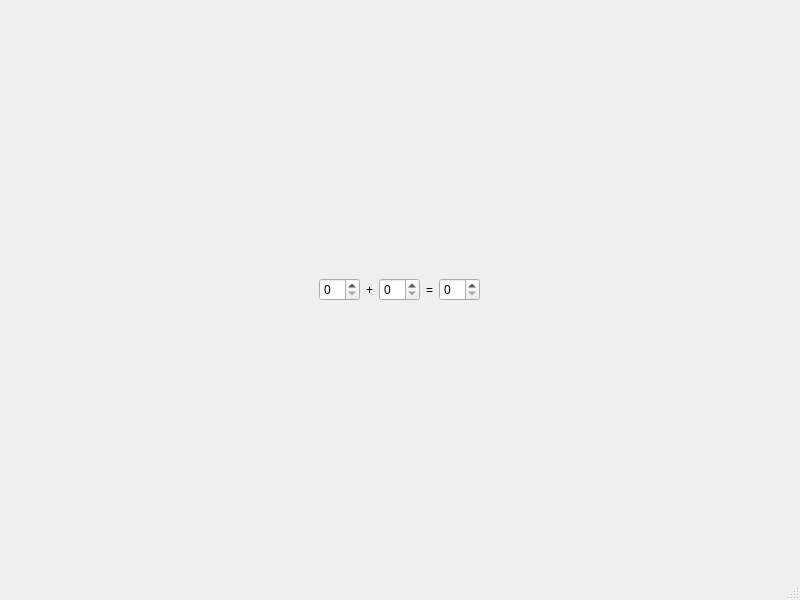
<?xml version="1.0" encoding="UTF-8"?>
<ui version="4.0">
 <class>MainWindow</class>
 <widget class="QMainWindow" name="MainWindow">
  <property name="geometry">
   <rect>
    <x>0</x>
    <y>0</y>
    <width>800</width>
    <height>600</height>
   </rect>
  </property>
  <property name="windowTitle">
   <string>MainWindow</string>
  </property>
  <widget class="QWidget" name="centralwidget">
   <layout class="QGridLayout" name="gridLayout">
    <item row="1" column="0">
     <spacer name="horizontalSpacer">
      <property name="orientation">
       <enum>Qt::Horizontal</enum>
      </property>
      <property name="sizeHint" stdset="0">
       <size>
        <width>311</width>
        <height>20</height>
       </size>
      </property>
     </spacer>
    </item>
    <item row="1" column="3">
     <spacer name="horizontalSpacer_2">
      <property name="orientation">
       <enum>Qt::Horizontal</enum>
      </property>
      <property name="sizeHint" stdset="0">
       <size>
        <width>311</width>
        <height>20</height>
       </size>
      </property>
     </spacer>
    </item>
    <item row="2" column="2">
     <spacer name="verticalSpacer">
      <property name="orientation">
       <enum>Qt::Vertical</enum>
      </property>
      <property name="sizeHint" stdset="0">
       <size>
        <width>20</width>
        <height>241</height>
       </size>
      </property>
     </spacer>
    </item>
    <item row="1" column="2">
     <layout class="QHBoxLayout" name="horizontalLayout">
      <item>
       <widget class="QSpinBox" name="firstNum"/>
      </item>
      <item>
       <widget class="QLabel" name="label">
        <property name="text">
         <string>+</string>
        </property>
       </widget>
      </item>
      <item>
       <widget class="QSpinBox" name="secondNum"/>
      </item>
      <item>
       <widget class="QLabel" name="label_2">
        <property name="text">
         <string>=</string>
        </property>
       </widget>
      </item>
      <item>
       <widget class="QSpinBox" name="rezult"/>
      </item>
     </layout>
    </item>
    <item row="0" column="2">
     <spacer name="verticalSpacer_2">
      <property name="orientation">
       <enum>Qt::Vertical</enum>
      </property>
      <property name="sizeHint" stdset="0">
       <size>
        <width>20</width>
        <height>242</height>
       </size>
      </property>
     </spacer>
    </item>
   </layout>
  </widget>
  <widget class="QMenuBar" name="menubar">
   <property name="geometry">
    <rect>
     <x>0</x>
     <y>0</y>
     <width>800</width>
     <height>21</height>
    </rect>
   </property>
  </widget>
  <widget class="QStatusBar" name="statusbar"/>
 </widget>
 <resources/>
 <connections/>
</ui>
